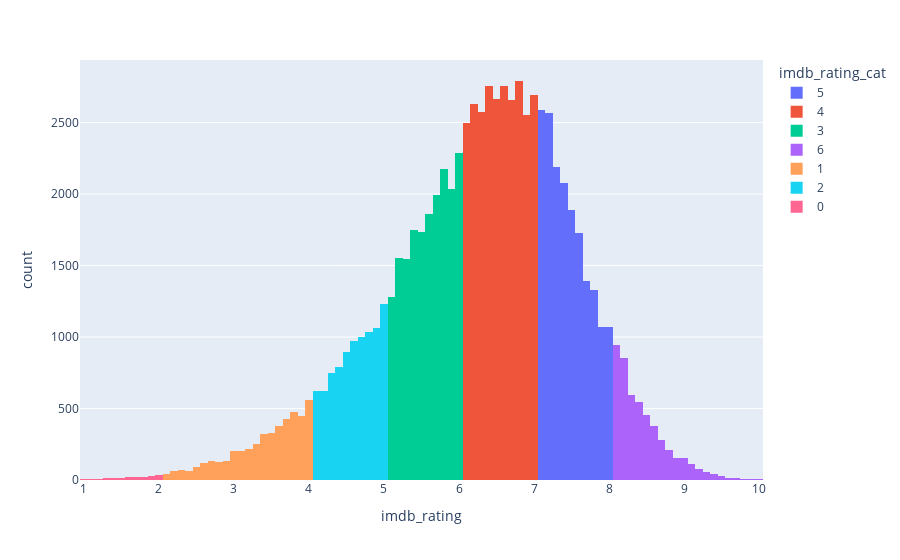

Notebook code cell kept with this figure:
### Markdown cell above
Binning the countinous variable into groups to be able to achieve classification tasks.

### Code cell
model_df['imdb_rating_cat'] = pd.cut(model_df['imdb_rating'], bins=[0, 2, 4, 5, 6, 7, 8, 10], right=True, labels=False) 
px.histogram(model_df, 'imdb_rating', color = 'imdb_rating_cat')

### Figure 1 — Plotly figure (JSON) as saved in the notebook; plotly's stock layout.template omitted (floating-point values rounded to 4 significant figures; data arrays with more than 128 entries replaced by an {"elided": "..."} marker saying what was removed)
{"data": [{"alignmentgroup": "True", "bingroup": "x", "hovertemplate": "imdb_rating_cat=5<br>imdb_rating=%{x}<br>count=%{y}<extra></extra>", "legendgroup": "5", "marker": {"color": "#636efa", "pattern": {"shape": ""}}, "name": "5", "offsetgroup": "5", "orientation": "v", "showlegend": true, "type": "histogram", "x": {"elided": "17886 float values"}, "xaxis": "x", "yaxis": "y"}, {"alignmentgroup": "True", "bingroup": "x", "hovertemplate": "imdb_rating_cat=4<br>imdb_rating=%{x}<br>count=%{y}<extra></extra>", "legendgroup": "4", "marker": {"color": "#EF553B", "pattern": {"shape": ""}}, "name": "4", "offsetgroup": "4", "orientation": "v", "showlegend": true, "type": "histogram", "x": {"elided": "26571 float values"}, "xaxis": "x", "yaxis": "y"}, {"alignmentgroup": "True", "bingroup": "x", "hovertemplate": "imdb_rating_cat=3<br>imdb_rating=%{x}<br>count=%{y}<extra></extra>", "legendgroup": "3", "marker": {"color": "#00cc96", "pattern": {"shape": ""}}, "name": "3", "offsetgroup": "3", "orientation": "v", "showlegend": true, "type": "histogram", "x": {"elided": "18218 float values"}, "xaxis": "x", "yaxis": "y"}, {"alignmentgroup": "True", "bingroup": "x", "hovertemplate": "imdb_rating_cat=6<br>imdb_rating=%{x}<br>count=%{y}<extra></extra>", "legendgroup": "6", "marker": {"color": "#ab63fa", "pattern": {"shape": ""}}, "name": "6", "offsetgroup": "6", "orientation": "v", "showlegend": true, "type": "histogram", "x": {"elided": "4924 float values"}, "xaxis": "x", "yaxis": "y"}, {"alignmentgroup": "True", "bingroup": "x", "hovertemplate": "imdb_rating_cat=1<br>imdb_rating=%{x}<br>count=%{y}<extra></extra>", "legendgroup": "1", "marker": {"color": "#FFA15A", "pattern": {"shape": ""}}, "name": "1", "offsetgroup": "1", "orientation": "v", "showlegend": true, "type": "histogram", "x": {"elided": "4655 float values"}, "xaxis": "x", "yaxis": "y"}, {"alignmentgroup": "True", "bingroup": "x", "hovertemplate": "imdb_rating_cat=2<br>imdb_rating=%{x}<br>count=%{y}<extra></extra>", "legendgroup": "2", "marker": {"color": "#19d3f3", "pattern": {"shape": ""}}, "name": "2", "offsetgroup": "2", "orientation": "v", "showlegend": true, "type": "histogram", "x": {"elided": "8977 float values"}, "xaxis": "x", "yaxis": "y"}, {"alignmentgroup": "True", "bingroup": "x", "hovertemplate": "imdb_rating_cat=0<br>imdb_rating=%{x}<br>count=%{y}<extra></extra>", "legendgroup": "0", "marker": {"color": "#FF6692", "pattern": {"shape": ""}}, "name": "0", "offsetgroup": "0", "orientation": "v", "showlegend": true, "type": "histogram", "x": {"elided": "199 float values"}, "xaxis": "x", "yaxis": "y"}], "layout": {"barmode": "relative", "legend": {"title": {"text": "imdb_rating_cat"}, "tracegroupgap": 0}, "margin": {"t": 60}, "xaxis": {"anchor": "y", "domain": [0, 1], "title": {"text": "imdb_rating"}}, "yaxis": {"anchor": "x", "domain": [0, 1], "title": {"text": "count"}}}}
